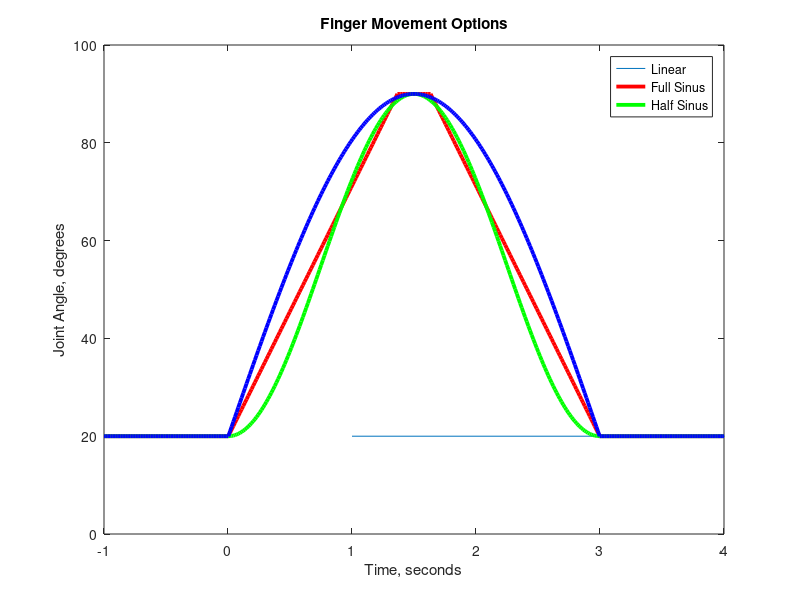

Write the MATLAB code that produced this figure.
%% Finger Movement Logic Script



%% Finger Movements
% Maximum finger flex (degrees)
flexMax = [0, 20, 60, 90;...    % Thumb
           0, 90, 90, 60;...    % Index
           0, 90, 90, 60;...    % Middle
           0, 90, 90, 60;...    % Ring
           0, 90, 90, 60];      % Little
          
% Minimum finger flex (degrees)
flexMin = [0, -10, 0, 0;...    % Thumb
           0, -10, 0, 0;...    % Index
           0, -10, 0, 0;...    % Middle
           0, -10, 0, 0;...    % Ring
           0, -10, 0, 0];      % Little      
          
% finger rest (degrees)
% There will be some discussion on these angles
restPos = [0, 10, 10, 10;...    % Thumb
           0, 20, 30, 10;...    % Index
           0, 20, 30, 10;...    % Middle
           0, 20, 30, 10;...    % Ring
           0, 20, 30, 10];      % Little      
          
% Max ab/duction
abdMax = [10, 10, 10, 10;...    % Thumb
           10, 20, 30, 10;...    % Index
           10, 20, 30, 10;...    % Middle
           10, 20, 30, 10;...    % Ring
           10, 20, 30, 10];      % Little   
       
% Min ab/duction
abdMin = [-10, 10, 10, 10;...    % Thumb
           -10, 20, 30, 10;...    % Index
           -10, 20, 30, 10;...    % Middle
           -10, 20, 30, 10;...    % Ring
           -10, 20, 30, 10];      % Little   

%% Linear Transform

% Trial length: 3 seconds with 75 frames per second
time = linspace(0,3, 3*75);

trans = [linspace(0,1, 103), ones(1,19), linspace(1,0, 103)];

% Calculate the difference matrix.
diffMat = flexMax-restPos;

% Initialize transMat. the container for the joing angles for all times for
% a trial
transMat = zeros(5,4);

% loop over all Time
for i = 1:length(time)
    transMat(:,:,i) = trans(i).* diffMat + restPos;
end % END FOR

derp = transMat(2,2,:);
derp = derp(:);
derp1 = [ones(75,1)*20; derp; ones(75, 1)*20];;
plot([ones(50,1)*20; derp; ones(50, 1)*20])


%% Sinusoidal Transform(s)

% Trial length: 3 seconds with 75 frames per second
time = linspace(0,3, 3*75);

% Ease on / Ease off

% Create sinusoid that starts from zero, rises to 1, then glides to 0
trans = -cosd(linspace(0,360,3*75)) + 1;
trans = trans*0.5;

% Calculate a ratio matrix. How many restPos does it take to make a flexMax
divMat = flexMax./restPos;
divMat(isnan(divMat)) = 0;

% Calculate the difference matrix.
diffMat = flexMax-restPos;

% Initialize transMat. the container for the joing angles for all times for
% a trial
transMat = zeros(5,4);

% loop over all Time
for i = 1:length(time)
    transMat(:,:,i) = trans(i).* diffMat + restPos;
end % END FOR

derp = transMat(2,2,:);
derp = derp(:);
derp2 = [ones(75,1)*20; derp; ones(75, 1)*20];;

plot([ones(50,1)*20; derp; ones(50, 1)*20])


%% Linear on / Ease off

% Create sinusoid that starts from zero, rises to 1, then glides to 0
trans = -cosd(linspace(90,270,3*75));

% Calculate a ratio matrix. How many restPos does it take to make a flexMax
divMat = flexMax./restPos;
divMat(isnan(divMat)) = 0;

% Calculate the difference matrix.
diffMat = flexMax-restPos;

% Initialize transMat. the container for the joing angles for all times for
% a trial
transMat = zeros(5,4);

% loop over all Time
for i = 1:length(time)
    transMat(:,:,i) = trans(i).* diffMat + restPos;
end % END FOR

derp = transMat(2,2,:);
derp = derp(:);
derp3 = [ones(75,1)*20; derp; ones(75, 1)*20];

plot([ones(7,1)*20; derp; ones(50, 1)*20])

%%

time = linspace(-1,4, 5*75);

hold on
plot(time, derp1, 'r', 'LineWidth', 2.75)
plot(time, derp2, 'g', 'LineWidth', 2.75)
plot(time, derp3, 'b', 'LineWidth', 2.75)

legend({'Linear', 'Full Sinus', 'Half Sinus'})

title('Finger Movement Options')
xlabel('Time, seconds')
ylabel('Joint Angle, degrees')

xlim([time(1), time(end)]);
ylim([0,100])
hold off

% EOF